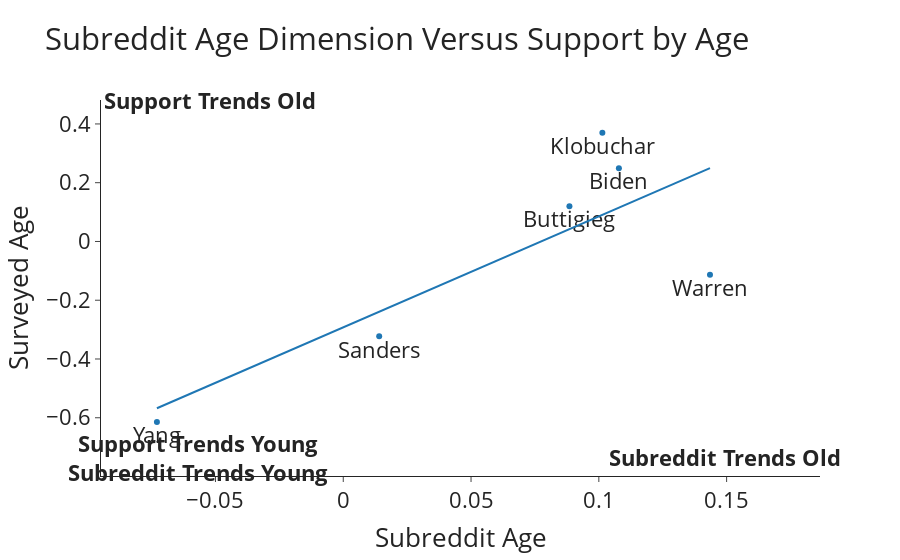

Notebook code cell kept with this figure:
### Code cell
xmin, xmax = age_df["reddit_projection"].min()*1.3,age_df["reddit_projection"].max()*1.3
ymin, ymax = age_df["age"].min()*1.3,age_df["age"].max()*1.3

args = {
    "x": "reddit_projection",
    "y": "age",
    "text": age_df.index,
    "title":  "Subreddit Age Dimension Versus Support by Age",
    "template": "simple_white",
    "labels": {"reddit_projection": "Subreddit Age", "age": "Surveyed Age"},
    "range_x": [xmin,xmax],
    "trendline": "ols",
    "range_y": [ymin,ymax],
}

annotations = [dict(x=xmin*0.6,y=ymin*0.92,xref="x",yref="y", text="<b>Support Trends Young<br>Subreddit Trends Young</b>",showarrow=False),
               dict(x=xmax*0.8,y=ymin*0.92,xref="x",yref="y", text="<b>Subreddit Trends Old</b>",showarrow=False),
               dict(x=xmin*0.55,y=ymax,xref="x",yref="y", text="<b>Support Trends Old</b>",showarrow=False),
              ]
    
fig = px.scatter(age_df,**args)

fig.update_traces(textposition='bottom center')

fig.update_layout(font=dict(size=22),annotations=annotations)
# fig.write_html("visualizations/political_dimensions/Pew_Research-Age_dim.html")
fig.show()

### Figure 1 — Plotly figure (JSON) as saved in the notebook; plotly's stock layout.template omitted (floating-point values rounded to 4 significant figures)
{"data": [{"hovertemplate": "Subreddit Age=%{x}<br>Surveyed Age=%{y}<br>index=%{text}<extra></extra>", "legendgroup": "", "marker": {"color": "#1F77B4", "symbol": "circle"}, "mode": "markers+text", "name": "", "orientation": "v", "showlegend": false, "text": ["Biden", "Buttigieg", "Klobuchar", "Sanders", "Warren", "Yang"], "textposition": "bottom center", "type": "scatter", "x": [0.1078, 0.0885, 0.1014, 0.01406, 0.1435, -0.07292], "xaxis": "x", "y": [0.2496, 0.12, 0.3704, -0.3229, -0.1131, -0.614], "yaxis": "y"}, {"hovertemplate": "<b>OLS trendline</b><br>age = 3.77562 * reddit_projection + -0.292295<br>R<sup>2</sup>=0.648517<br><br>Subreddit Age=%{x}<br>Surveyed Age=%{y} <b>(trend)</b><extra></extra>", "legendgroup": "", "marker": {"color": "#1F77B4", "symbol": "circle"}, "mode": "lines", "name": "", "showlegend": false, "textposition": "bottom center", "type": "scatter", "x": [-0.07292, 0.01406, 0.0885, 0.1014, 0.1078, 0.1435], "xaxis": "x", "y": [-0.5676, -0.2392, 0.04184, 0.09048, 0.1149, 0.2495], "yaxis": "y"}], "layout": {"annotations": [{"showarrow": false, "text": "<b>Support Trends Young<br>Subreddit Trends Young</b>", "x": -0.05687, "xref": "x", "y": -0.7344, "yref": "y"}, {"showarrow": false, "text": "<b>Subreddit Trends Old</b>", "x": 0.1492, "xref": "x", "y": -0.7344, "yref": "y"}, {"showarrow": false, "text": "<b>Support Trends Old</b>", "x": -0.05213, "xref": "x", "y": 0.4815, "yref": "y"}], "font": {"size": 22}, "legend": {"tracegroupgap": 0}, "title": {"text": "Subreddit Age Dimension Versus Support by Age"}, "xaxis": {"anchor": "y", "domain": [0, 1], "range": [-0.09479, 0.1865], "title": {"text": "Subreddit Age"}}, "yaxis": {"anchor": "x", "domain": [0, 1], "range": [-0.7982, 0.4815], "title": {"text": "Surveyed Age"}}}}
